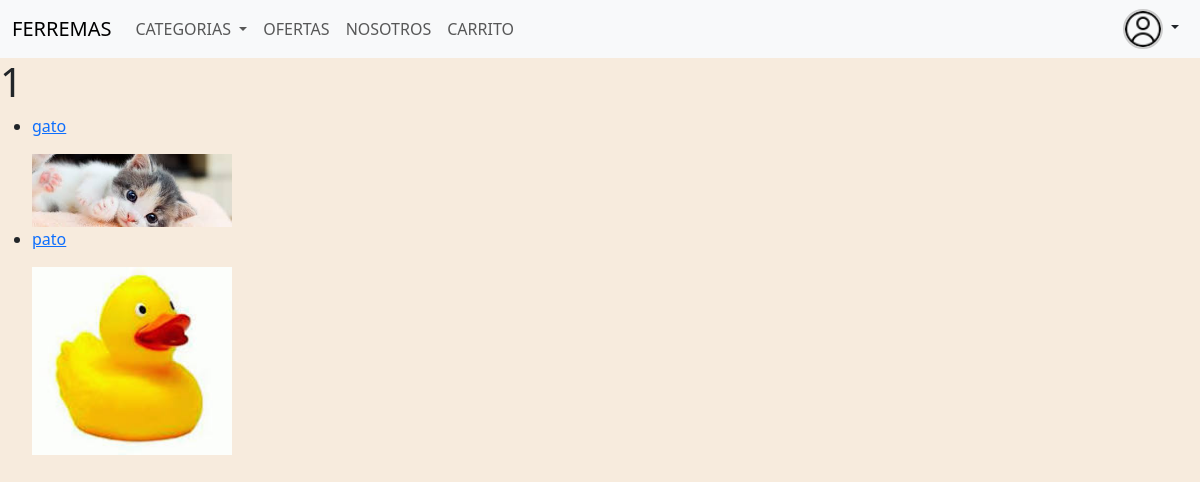
The app's page /Home/Categorias/, older data.
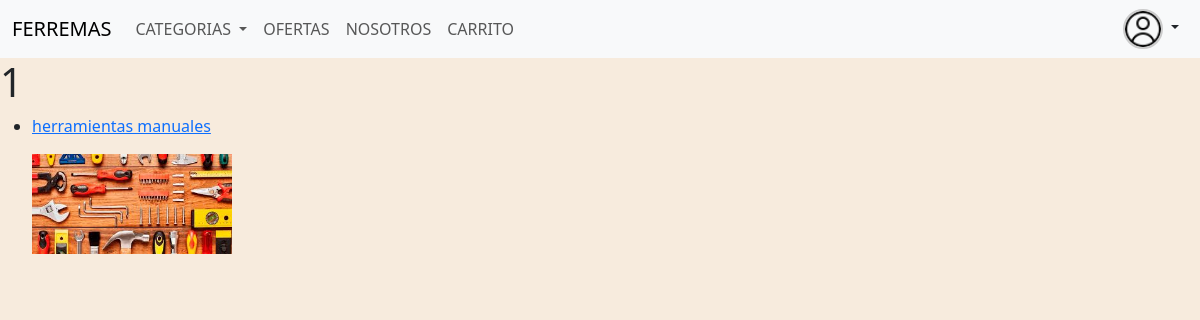
The same page, newer data.
### task/models.py (models this page shows, shortened)
class Categoria(models.Model):
    nombrecat = models.CharField(max_length=100, unique=True)
    descripcion = models.TextField(blank=True)
    imagen = models.ImageField(upload_to='Categoriasimg/')
    user = models.ForeignKey('auth.User', on_delete=models.CASCADE, null=True)

### task/views.py (the view)
# urls.py: path('Home/Categorias/',views.lista_categoria, name='categorias'),
def lista_categoria(request):
    categorias=Categoria.objects.all()
    return render(request, 'categorias.html', {'categorias': categorias})

### task/context_processor.py (called while the page is built)
def total_carrito(request):
    total = 0
    if request.user.is_authenticated:
       if "carrito" in request.session.keys():
           for key, value in request.session['carrito'].items():
               total += float(value['acumulado'])
    return {"total_factura": total}

### task/Templates/categorias.html (shortened to what this page needs)
{% extends 'navbar.html' %}
{% block body %}
    <h1>1</h1>
    <ul>
        {% for Categoria in categorias %}
        <li>
            <a href="{% url 'detalle_categorias' Categoria.nombrecat %}">
                 <p>{{ Categoria.nombrecat }}</p>
                {% if Categoria.imagen %}
                    <img src="{{ Categoria.imagen.url }}" alt="Imagen de la categoría" width="200">
                {% else %}
                    <p>No hay imagen disponible</p>
                {% endif %}
            </a>
        </li>
        {% endfor %}
    </ul>
{% endblock %}

Row changes from the older to the newer data that the page shows:
removed Categoria: nombrecat "gato", imagen (picture)
removed Categoria: nombrecat "pato", imagen (picture)
added Categoria: nombrecat "herramientas manuales", imagen (picture)
